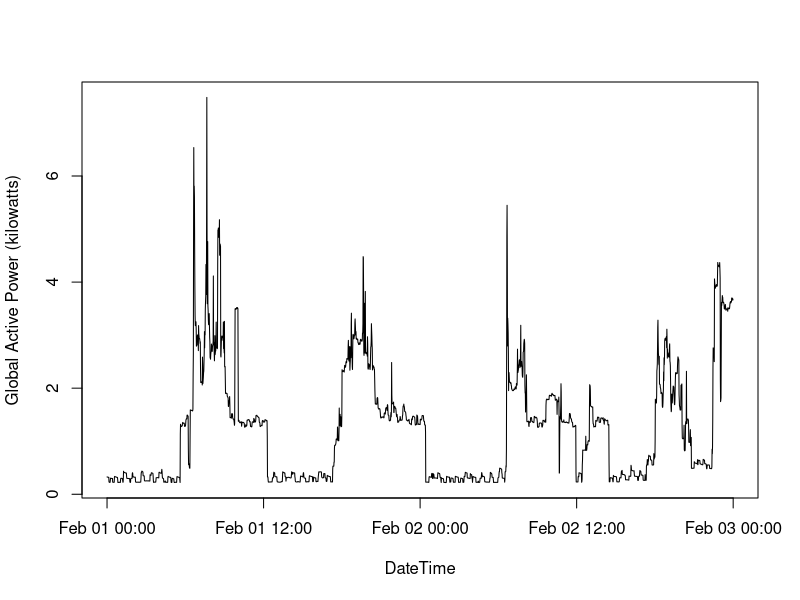

Write R code to recreate this figure.
# for each plot - retrieve pre-processed data
pdata <- read.csv("plotdata.txt")
library(lubridate)
pdata$DateTime <- ymd_hms(pdata$DateTime)

# plot2
#windows()
png("plot2.png")
with(pdata,plot(DateTime,Global_active_power,ylab="Global Active Power (kilowatts)",type="l"))
dev.off()
